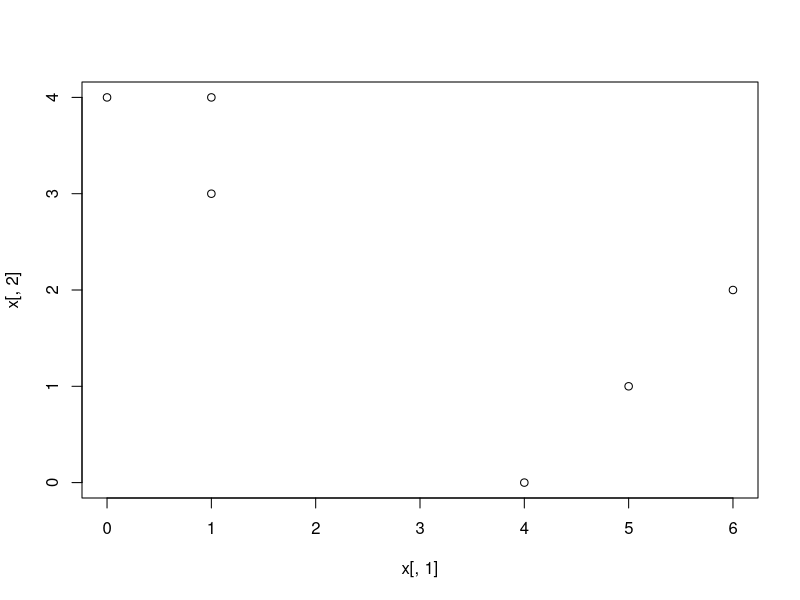
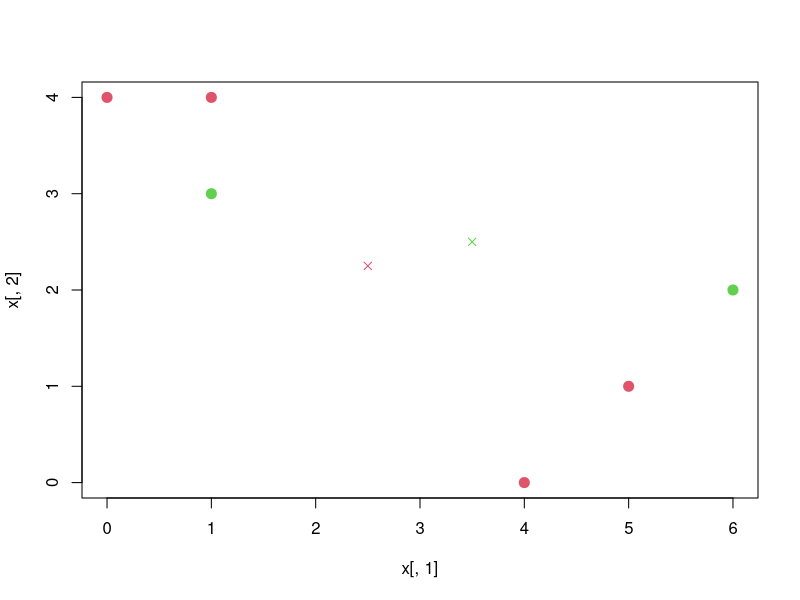
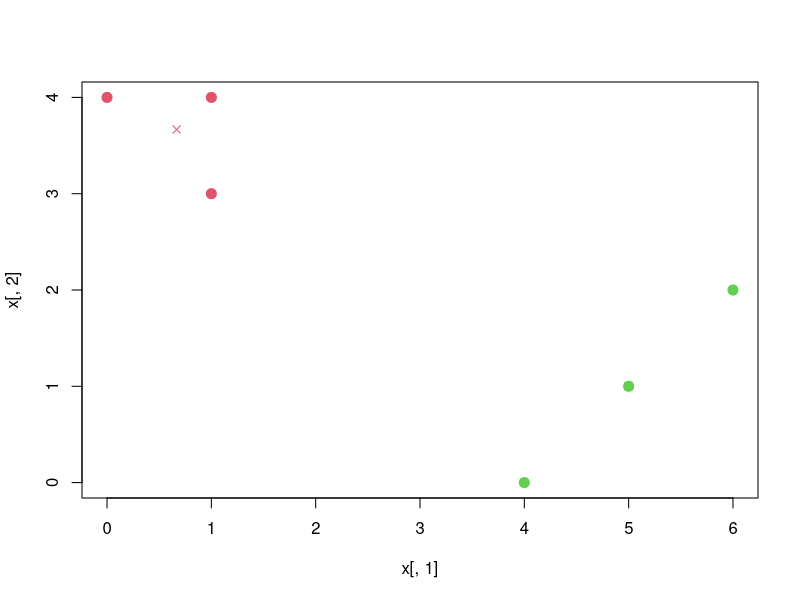

Write the R code that produced these figures, in order.
## ---- chunk 1
set.seed(1)
x = cbind(c(1, 1, 0, 5, 6, 4), c(4, 3, 4, 1, 2, 0))
x
## ---- chunk 2
plot(x[,1], x[,2])
## ---- chunk 3
labels = sample(2, nrow(x), replace=T)
labels
## ---- chunk 4
centroid1 = c(mean(x[labels==1, 1]), mean(x[labels==1, 2]))
centroid2 = c(mean(x[labels==2, 1]), mean(x[labels==2, 2]))
centroid1
centroid2
plot(x[,1], x[,2], col=(labels+1), pch=20, cex=2)
points(centroid1[1], centroid1[2], col=2, pch=4)
points(centroid2[1], centroid2[2], col=3, pch=4)
## ---- chunk 5
euclid = function(a, b) {
  return(sqrt((a[1] - b[1])^2 + (a[2]-b[2])^2))
}
assign_labels = function(x, centroid1, centroid2) {
  labels = rep(NA, nrow(x))
  for (i in 1:nrow(x)) {
    if (euclid(x[i,], centroid1) < euclid(x[i,], centroid2)) {
      labels[i] = 1
    } else {
      labels[i] = 2
    }
  }
  return(labels)
}
labels = assign_labels(x, centroid1, centroid2)
labels
## ---- chunk 6
last_labels = rep(-1, 6)
while (!all(last_labels == labels)) {
  last_labels = labels
  centroid1 = c(mean(x[labels==1, 1]), mean(x[labels==1, 2]))
  centroid2 = c(mean(x[labels==2, 1]), mean(x[labels==2, 2]))
  print(centroid1)
  print(centroid2)
  labels = assign_labels(x, centroid1, centroid2)
}
labels
## ---- chunk 7
plot(x[,1], x[,2], col=(labels+1), pch=20, cex=2)
points(centroid1[1], centroid1[2], col=2, pch=4)
points(centroid2[1], centroid2[2], col=3, pch=4)
